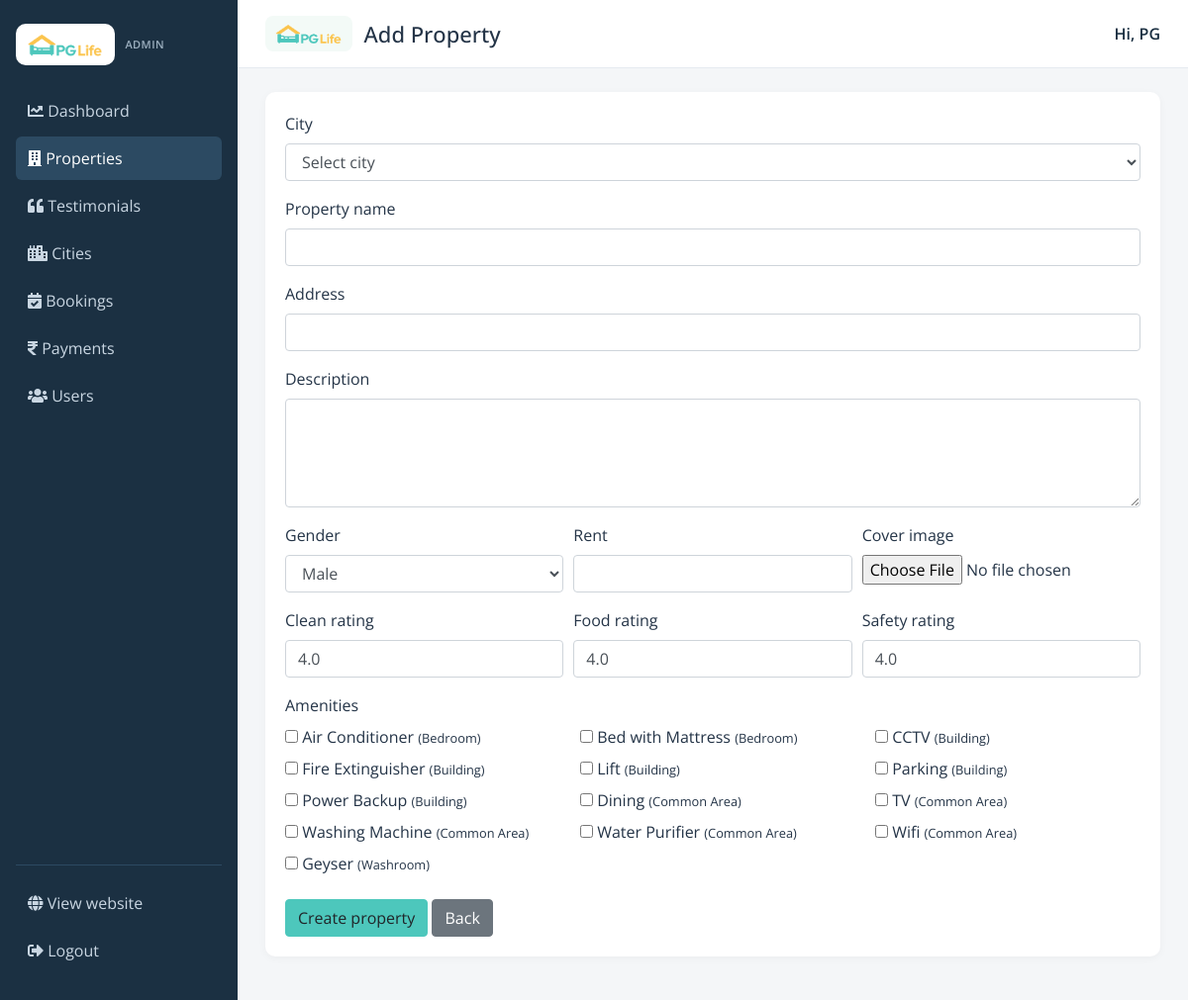
The app's page /admin/property_form.php (signed in) with its own data.
### tables this page shows
CREATE TABLE `amenities` (
  `id` int(11) NOT NULL,
  `name` varchar(100) NOT NULL,
  `type` varchar(100) DEFAULT NULL,
  `icon` varchar(100) DEFAULT NULL,
  PRIMARY KEY (`id`)
);

### admin/property_form.php (the view, shortened to what this page needs)
<?php
$id = isset($_GET["id"]) ? intval($_GET["id"]) : 0;
require "_header.php";
$property = array(
  "id" => 0,
  "city_id" => "",
  "name" => "",
  "address" => "",
  "description" => "",
  "gender" => "male",
  "rent" => "",
  "rating_clean" => "4.0",
  "rating_food" => "4.0",
  "rating_safety" => "4.0"
);
$selected_amenities = array();
$amenities = mysqli_query($con, "SELECT id, name, type FROM amenities ORDER BY type, name");
?>
<div class="admin-form">
  <form class="js-admin-form" action="<?php echo BASE_URL; ?>/api/admin_properties.php" method="POST" enctype="multipart/form-data">
    <div class="form-group">
      <label>City</label>
      <select class="form-control" name="city_id" required>
        <option value="">Select city</option>
      </select>
    </div>
    <div class="form-group">
      <label>Property name</label>
      <input class="form-control" name="name" required value="<?php echo htmlspecialchars($property["name"]); ?>">
    </div>
    <div class="form-group">
      <label>Address</label>
      <input class="form-control" name="address" required value="<?php echo htmlspecialchars($property["address"]); ?>">
    </div>
    <div class="form-group">
      <label>Description</label>
      <textarea class="form-control" name="description" rows="4"><?php echo htmlspecialchars($property["description"]); ?></textarea>
    </div>
    <div class="form-row">
      <div class="form-group col-md-4">
        <label>Gender</label>
        <select class="form-control" name="gender">
          <option value="male" <?php echo $property["gender"] === "male" ? "selected" : ""; ?>>Male</option>
        </select>
      </div>
      <div class="form-group col-md-4">
        <label>Rent</label>
        <input class="form-control" type="number" name="rent" min="1" required value="<?php echo htmlspecialchars($property["rent"]); ?>">
      </div>
      <div class="form-group col-md-4">
        <label>Cover image</label>
        <input class="form-control-file" type="file" name="image" accept="image/*">
      </div>
    </div>
    <div class="form-row">
      <div class="form-group col-md-4">
        <label>Clean rating</label>
        <input class="form-control" type="number" step="0.1" min="0" max="5" name="rating_clean" value="<?php echo htmlspecialchars($property["rating_clean"]); ?>">
      </div>
      <div class="form-group col-md-4">
        <label>Food rating</label>
        <input class="form-control" type="number" step="0.1" min="0" max="5" name="rating_food" value="<?php echo htmlspecialchars($property["rating_food"]); ?>">
      </div>
      <div class="form-group col-md-4">
        <label>Safety rating</label>
        <input class="form-control" type="number" step="0.1" min="0" max="5" name="rating_safety" value="<?php echo htmlspecialchars($property["rating_safety"]); ?>">
      </div>
    </div>
    <div class="form-group">
      <label>Amenities</label>
      <div class="row">
        <?php while ($amenity = mysqli_fetch_assoc($amenities)) { ?>
          <div class="col-md-4">
            <label>
              <input type="checkbox" name="amenity_ids[]" value="<?php echo intval($amenity["id"]); ?>"
                <?php echo in_array(intval($amenity["id"]), $selected_amenities, true) ? "checked" : ""; ?>>
              <?php echo htmlspecialchars($amenity["name"]); ?>
              <small>(<?php echo htmlspecialchars($amenity["type"]); ?>)</small>
            </label>
          </div>
        <?php } ?>
      </div>
    </div>
    <button class="btn btn-primary" type="submit"><?php echo $id > 0 ? "Update property" : "Create property"; ?></button>
    <a class="btn btn-secondary" href="properties.php">Back</a>
  </form>
</div>
<?php require "_footer.php"; ?>

### css/admin.css (style rules this page uses)
.admin-form { background: #fff; padding: 20px; border-radius: 10px; margin-bottom: 20px; box-shadow: 0 2px 8px rgba(0, 0, 0, 0.04); }

### records on screen
amenities: name "Air Conditioner", type "Bedroom"
amenities: name "Bed with Mattress", type "Bedroom"
amenities: name "CCTV", type "Building"
amenities: name "Fire Extinguisher", type "Building"
amenities: name "Lift", type "Building"
amenities: name "Parking", type "Building"
amenities: name "Power Backup", type "Building"
amenities: name "Dining", type "Common Area"
amenities: name "TV", type "Common Area"
amenities: name "Washing Machine", type "Common Area"
amenities: name "Water Purifier", type "Common Area"
amenities: name "Wifi", type "Common Area"
amenities: name "Geyser", type "Washroom"

### other values on screen
$admin_title "Add Property"
explode(" ", $_SESSION["full_name"])[0] "PG"
